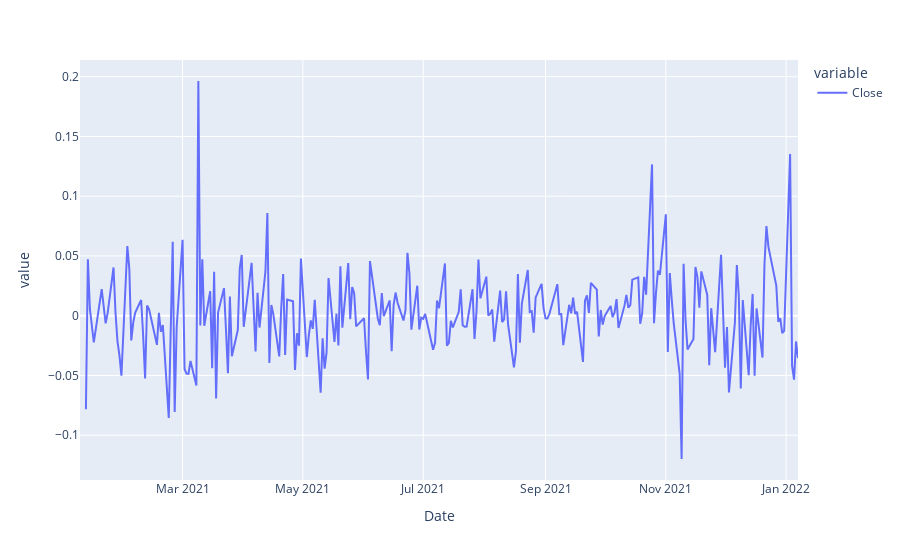

The notebook cell saved with this chart:
### Code cell
px.line(x)

### Figure 1 — Plotly figure (JSON) as saved in the notebook; plotly's stock layout.template omitted (floating-point values rounded to 4 significant figures; data arrays with more than 128 entries replaced by an {"elided": "..."} marker saying what was removed)
{"data": [{"hovertemplate": "variable=Close<br>Date=%{x}<br>value=%{y}<extra></extra>", "legendgroup": "Close", "line": {"color": "#636efa", "dash": "solid"}, "marker": {"symbol": "circle"}, "mode": "lines", "name": "Close", "orientation": "v", "showlegend": true, "type": "scatter", "x": {"elided": "253 str values"}, "xaxis": "x", "y": {"elided": "253 float values"}, "yaxis": "y"}], "layout": {"legend": {"title": {"text": "variable"}, "tracegroupgap": 0}, "margin": {"t": 60}, "xaxis": {"anchor": "y", "domain": [0, 1], "title": {"text": "Date"}}, "yaxis": {"anchor": "x", "domain": [0, 1], "title": {"text": "value"}}}}
